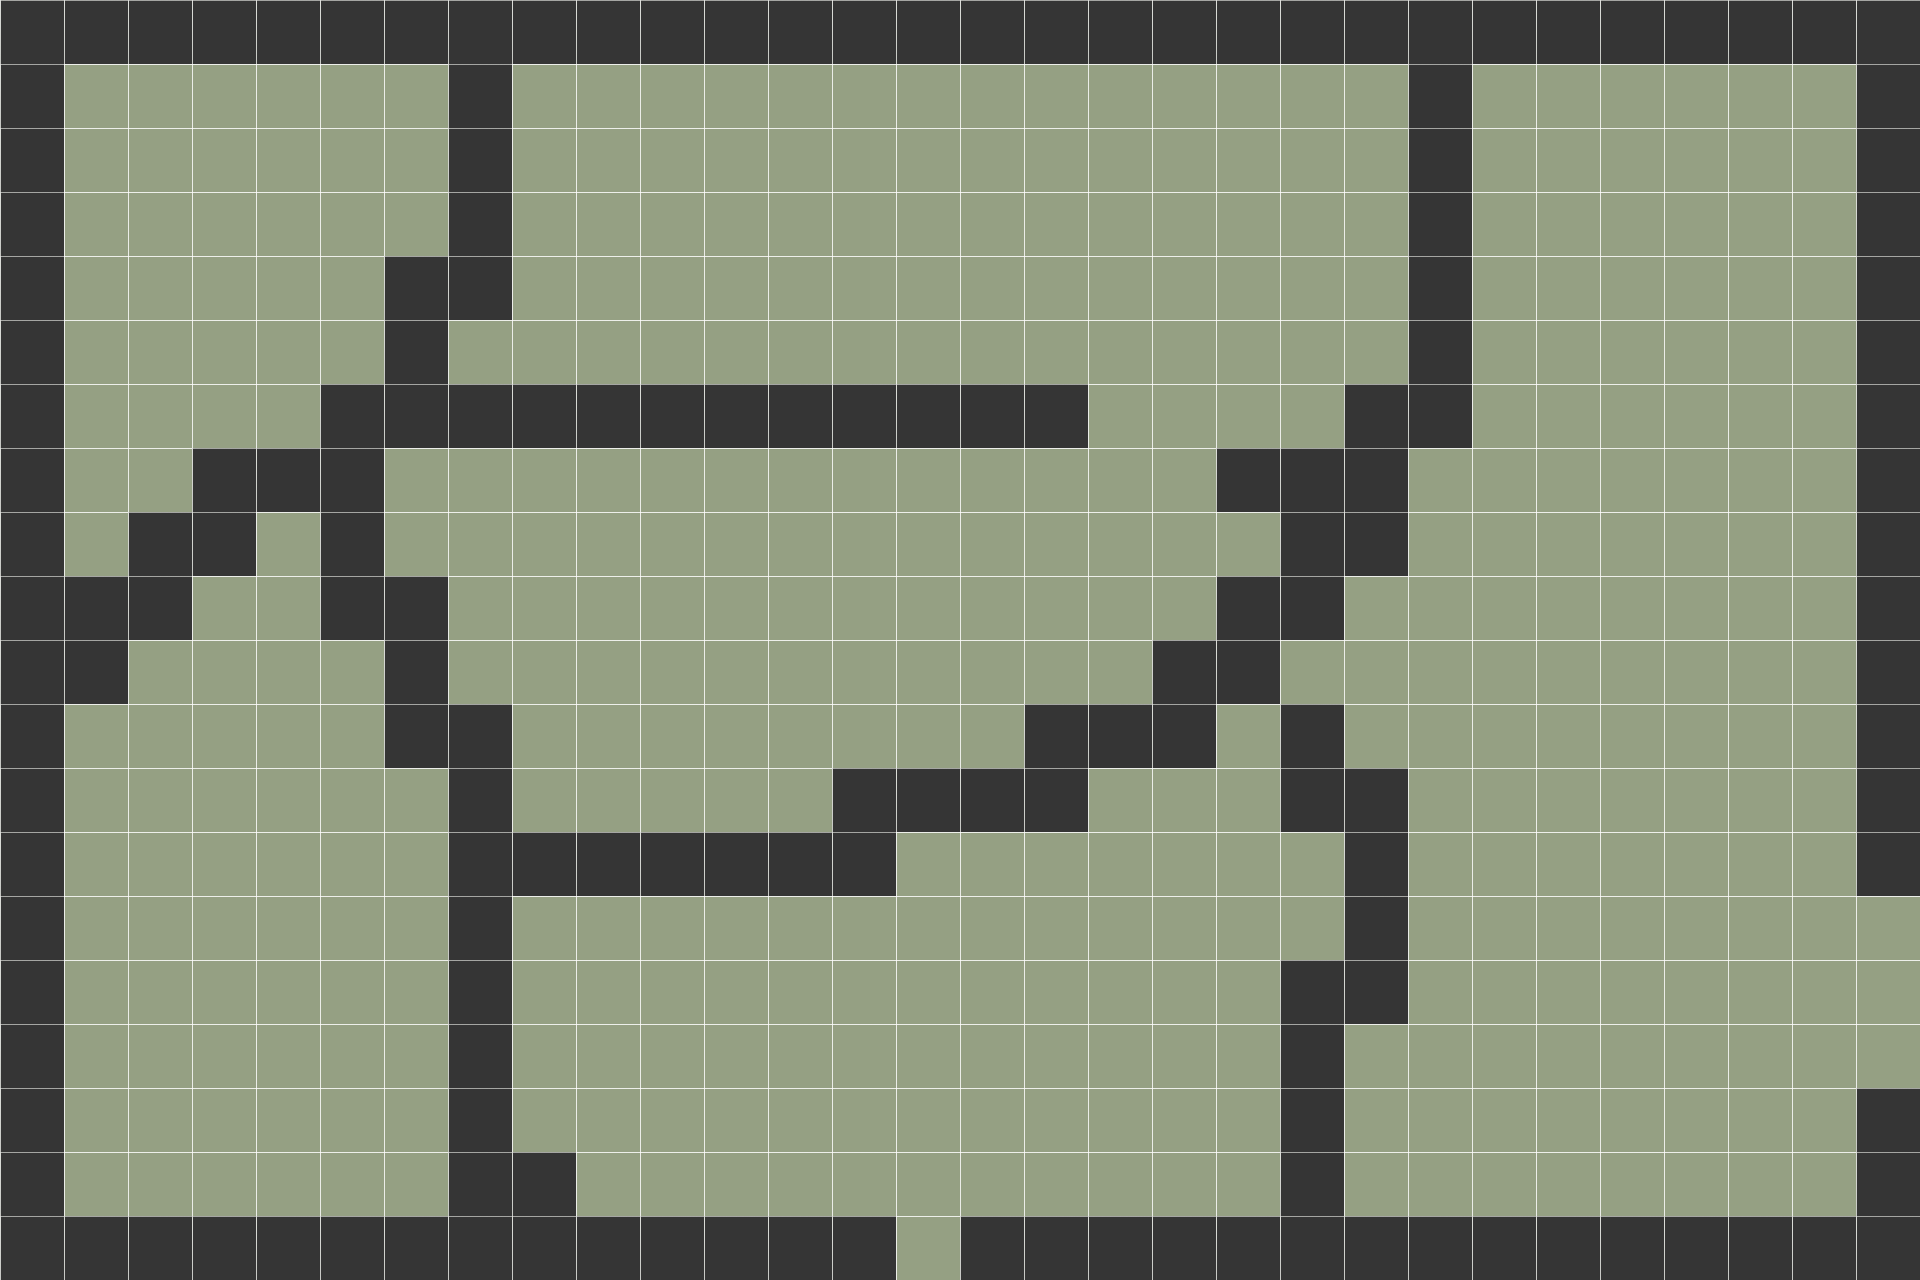

This game map was drawn from its Tiled (.tmx) file and the tilesets committed beside it. A one-line description and the full map source follow:
An orthogonal 30x20 tile map with 64x64 px tiles, 2 tile layers (layer, barrier) and 2 objects (SuccessPoint, SpawnPoint).

<map version="1.2" tiledversion="1.3.5" orientation="orthogonal" renderorder="left-down" width="30" height="20" tilewidth="64" tileheight="64" infinite="0" nextlayerid="5" nextobjectid="4">
 <tileset firstgid="1" name="tiles" tilewidth="64" tileheight="64" tilecount="2" columns="0">
  <grid orientation="orthogonal" width="1" height="1" />
  <tile id="0">
   <image width="64" height="64" source="g_quad.png" />
  </tile>
  <tile id="2">
   <image width="64" height="64" source="g_barrier_quad.png" />
  </tile>
 </tileset>
 <layer id="1" name="layer" width="30" height="20">
  <data encoding="csv">
1,1,1,1,1,1,1,1,1,1,1,1,1,1,1,1,1,1,1,1,1,1,1,1,1,1,1,1,1,1,
1,1,1,1,1,1,1,1,1,1,1,1,1,1,1,1,1,1,1,1,1,1,1,1,1,1,1,1,1,1,
1,1,1,1,1,1,1,1,1,1,1,1,1,1,1,1,1,1,1,1,1,1,1,1,1,1,1,1,1,1,
1,1,1,1,1,1,1,1,1,1,1,1,1,1,1,1,1,1,1,1,1,1,1,1,1,1,1,1,1,1,
1,1,1,1,1,1,1,1,1,1,1,1,1,1,1,1,1,1,1,1,1,1,1,1,1,1,1,1,1,1,
1,1,1,1,1,1,1,1,1,1,1,1,1,1,1,1,1,1,1,1,1,1,1,1,1,1,1,1,1,1,
1,1,1,1,1,1,1,1,1,1,1,1,1,1,1,1,1,1,1,1,1,1,1,1,1,1,1,1,1,1,
1,1,1,1,1,1,1,1,1,1,1,1,1,1,1,1,1,1,1,1,1,1,1,1,1,1,1,1,1,1,
1,1,1,1,1,1,1,1,1,1,1,1,1,1,1,1,1,1,1,1,1,1,1,1,1,1,1,1,1,1,
1,1,1,1,1,1,1,1,1,1,1,1,1,1,1,1,1,1,1,1,1,1,1,1,1,1,1,1,1,1,
1,1,1,1,1,1,1,1,1,1,1,1,1,1,1,1,1,1,1,1,1,1,1,1,1,1,1,1,1,1,
1,1,1,1,1,1,1,1,1,1,1,1,1,1,1,1,1,1,1,1,1,1,1,1,1,1,1,1,1,1,
1,1,1,1,1,1,1,1,1,1,1,1,1,1,1,1,1,1,1,1,1,1,1,1,1,1,1,1,1,1,
1,1,1,1,1,1,1,1,1,1,1,1,1,1,1,1,1,1,1,1,1,1,1,1,1,1,1,1,1,1,
1,1,1,1,1,1,1,1,1,1,1,1,1,1,1,1,1,1,1,1,1,1,1,1,1,1,1,1,1,1,
1,1,1,1,1,1,1,1,1,1,1,1,1,1,1,1,1,1,1,1,1,1,1,1,1,1,1,1,1,1,
1,1,1,1,1,1,1,1,1,1,1,1,1,1,1,1,1,1,1,1,1,1,1,1,1,1,1,1,1,1,
1,1,1,1,1,1,1,1,1,1,1,1,1,1,1,1,1,1,1,1,1,1,1,1,1,1,1,1,1,1,
1,1,1,1,1,1,1,1,1,1,1,1,1,1,1,1,1,1,1,1,1,1,1,1,1,1,1,1,1,1,
1,1,1,1,1,1,1,1,1,1,1,1,1,1,1,1,1,1,1,1,1,1,1,1,1,1,1,1,1,1
</data>
 </layer>
 <layer id="4" name="barrier" width="30" height="20">
  <data encoding="csv">
3,3,3,3,3,3,3,3,3,3,3,3,3,3,3,3,3,3,3,3,3,3,3,3,3,3,3,3,3,3,
3,0,0,0,0,0,0,3,0,0,0,0,0,0,0,0,0,0,0,0,0,0,3,0,0,0,0,0,0,3,
3,0,0,0,0,0,0,3,0,0,0,0,0,0,0,0,0,0,0,0,0,0,3,0,0,0,0,0,0,3,
3,0,0,0,0,0,0,3,0,0,0,0,0,0,0,0,0,0,0,0,0,0,3,0,0,0,0,0,0,3,
3,0,0,0,0,0,3,3,0,0,0,0,0,0,0,0,0,0,0,0,0,0,3,0,0,0,0,0,0,3,
3,0,0,0,0,0,3,0,0,0,0,0,0,0,0,0,0,0,0,0,0,0,3,0,0,0,0,0,0,3,
3,0,0,0,0,3,3,3,3,3,3,3,3,3,3,3,3,0,0,0,0,3,3,0,0,0,0,0,0,3,
3,0,0,3,3,3,0,0,0,0,0,0,0,0,0,0,0,0,0,3,3,3,0,0,0,0,0,0,0,3,
3,0,3,3,0,3,0,0,0,0,0,0,0,0,0,0,0,0,0,0,3,3,0,0,0,0,0,0,0,3,
3,3,3,0,0,3,3,0,0,0,0,0,0,0,0,0,0,0,0,3,3,0,0,0,0,0,0,0,0,3,
3,3,0,0,0,0,3,0,0,0,0,0,0,0,0,0,0,0,3,3,0,0,0,0,0,0,0,0,0,3,
3,0,0,0,0,0,3,3,0,0,0,0,0,0,0,0,3,3,3,0,3,0,0,0,0,0,0,0,0,3,
3,0,0,0,0,0,0,3,0,0,0,0,0,3,3,3,3,0,0,0,3,3,0,0,0,0,0,0,0,3,
3,0,0,0,0,0,0,3,3,3,3,3,3,3,0,0,0,0,0,0,0,3,0,0,0,0,0,0,0,3,
3,0,0,0,0,0,0,3,0,0,0,0,0,0,0,0,0,0,0,0,0,3,0,0,0,0,0,0,0,0,
3,0,0,0,0,0,0,3,0,0,0,0,0,0,0,0,0,0,0,0,3,3,0,0,0,0,0,0,0,0,
3,0,0,0,0,0,0,3,0,0,0,0,0,0,0,0,0,0,0,0,3,0,0,0,0,0,0,0,0,0,
3,0,0,0,0,0,0,3,0,0,0,0,0,0,0,0,0,0,0,0,3,0,0,0,0,0,0,0,0,3,
3,0,0,0,0,0,0,3,3,0,0,0,0,0,0,0,0,0,0,0,3,0,0,0,0,0,0,0,0,3,
3,3,3,3,3,3,3,3,3,3,3,3,3,3,0,3,3,3,3,3,3,3,3,3,3,3,3,3,3,3
</data>
 </layer>
 <objectgroup id="2" name="players">
  <object id="2" name="SuccessPoint" x="722.154" y="103.505">
   <ellipse />
  </object>
  <object id="3" name="SpawnPoint" x="206.665" y="1152.44">
   <ellipse />
  </object>
 </objectgroup>
</map>
